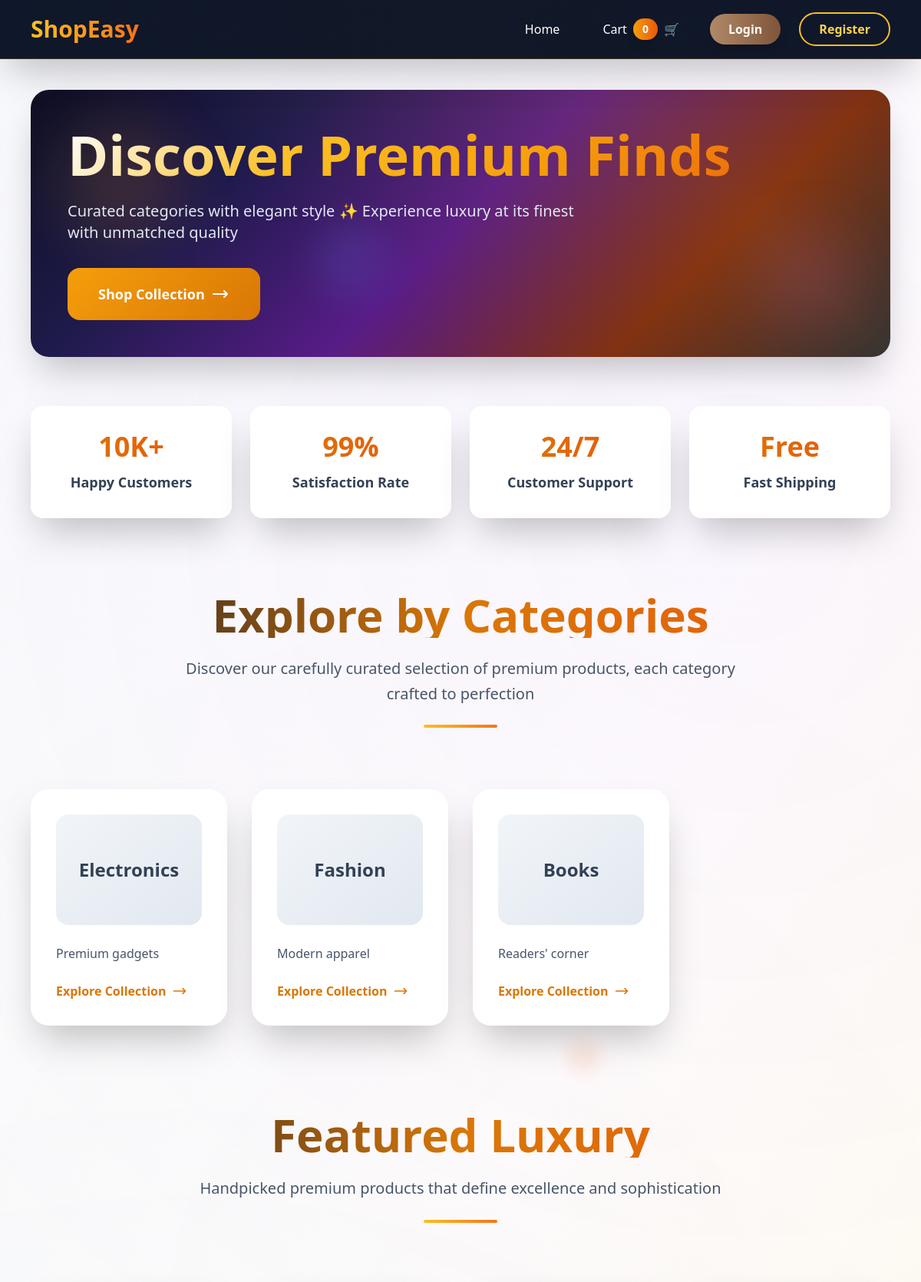
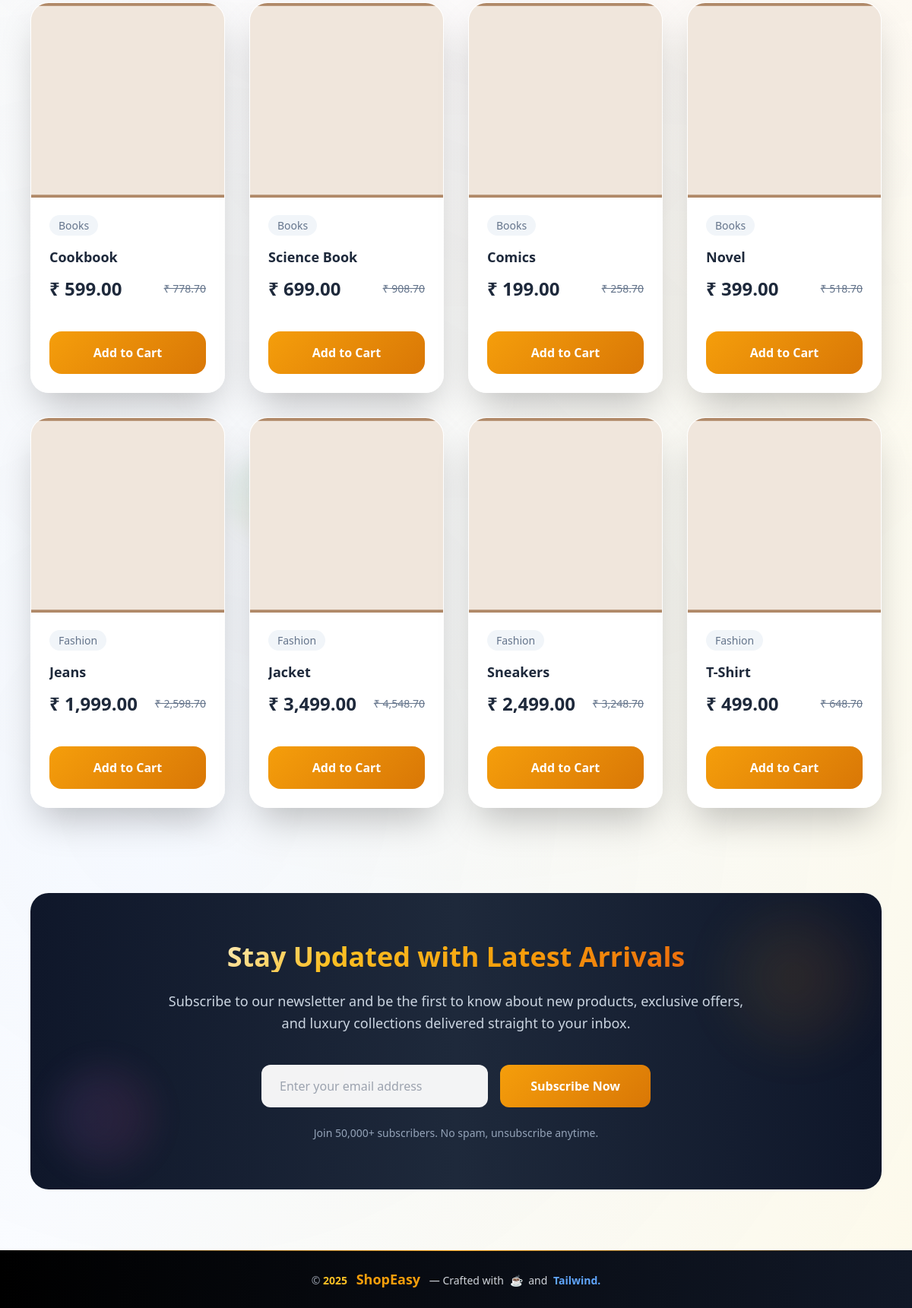
The page / on the database its author committed (2 pictures, top to bottom).
### tables this page shows
CREATE TABLE IF NOT EXISTS `categories` (
  `id` INT AUTO_INCREMENT PRIMARY KEY,
  `name` VARCHAR(100) NOT NULL,
  `description` TEXT NULL,
  UNIQUE KEY `uniq_cat_name` (`name`)
);

CREATE TABLE IF NOT EXISTS `products` (
  `id` INT AUTO_INCREMENT PRIMARY KEY,
  `category_id` INT NOT NULL,
  `name` VARCHAR(150) NOT NULL,
  `price` DECIMAL(10,2) NOT NULL,
  `image` VARCHAR(255) NULL,
  `description` TEXT NULL,
  CONSTRAINT `fk_prod_cat` FOREIGN KEY (`category_id`) REFERENCES `categories`(`id`) ON DELETE CASCADE,
  UNIQUE KEY `uniq_cat_name_in_products` (`category_id`,`name`)
);

### config.php (called while the page is built, shortened)
<?php
function e($s){ return htmlspecialchars($s ?? '', ENT_QUOTES, 'UTF-8'); }
?>

### functions.php (called while the page is built, shortened)
<?php
function format_money($n){ return '₹ '.number_format((float)$n,2); }
?>

### index.php (the view, shortened to what this page needs)
<?php
include 'config.php';
include 'partials_header.php';
$cats = $conn->query("SELECT * FROM categories ORDER BY id LIMIT 4");
$featured = $conn->query("SELECT p.*, c.name AS cat FROM products p JOIN categories c ON c.id = p.category_id ORDER BY p.id DESC LIMIT 8");
?>
<div class="float"></div>
<section class="mt-6 fade">
  <div class="hero-gradient rounded-3xl p-12 text-white shadow-2xl relative overflow-hidden">
    <div class="absolute inset-0 opacity-15">
      <div class="absolute top-10 left-10 w-40 h-40 bg-gradient-to-r from-amber-400 to-orange-500 rounded-full blur-2xl animate-pulse"></div>
      <div class="absolute bottom-10 right-10 w-32 h-32 bg-gradient-to-r from-purple-400 to-pink-500 rounded-full blur-2xl" style="animation:bounce 2s infinite"></div>
      <div class="absolute top-1/2 left-1/3 w-24 h-24 bg-gradient-to-r from-blue-400 to-indigo-500 rounded-full blur-xl" style="animation:pulse 3s infinite"></div>
    </div>
    <div class="relative z-10">
      <h1 class="text-5xl lg:text-7xl font-black text-gradient mb-6 slide-left">Discover Premium Finds</h1>
      <p class="text-slate-200 text-xl mb-8 max-w-2xl slide-right" style="animation-delay:.2s">Curated categories with elegant style ✨ Experience luxury at its finest with unmatched quality</p>
      <a href="#categories" class="inline-flex items-center px-10 py-5 btn-primary rounded-2xl font-bold text-lg hover:scale-105 transition-all duration-300 group scale" style="animation-delay:.4s">
        <span class="mr-2">Shop Collection</span>
        <svg class="w-6 h-6 group-hover:translate-x-2 transition-transform duration-300" fill="none" stroke="currentColor" viewBox="0 0 24 24"><path stroke-linecap="round" stroke-linejoin="round" stroke-width="2" d="M17 8l4 4m0 0l-4 4m4-4H3"/></svg>
      </a>
    </div>
  </div>
</section>
<section class="mt-16 fade" style="animation-delay:.6s">
  <div class="grid grid-cols-2 lg:grid-cols-4 gap-6">
    <?php $stats=['10K+'=>'Happy Customers','99%'=>'Satisfaction Rate','24/7'=>'Customer Support','Free'=>'Fast Shipping'];$i=0;foreach($stats as $k=>$v):?>
    <div class="stats-card text-center p-8 card rounded-2xl" style="animation:scale .8s cubic-bezier(.25,.8,.25,1) <?=.8+$i*.1?>s both">
      <div class="text-4xl font-black bg-gradient-to-r from-amber-600 to-orange-600 bg-clip-text text-transparent mb-3"><?=$k?></div>
      <div class="text-slate-700 font-semibold text-lg"><?=$v?></div>
    </div>
    <?php $i++;endforeach?>
  </div>
</section>
<section id="categories" class="mt-24">
  <div class="text-center mb-20 fade" style="animation-delay:1s">
    <h2 class="text-6xl font-black bg-gradient-to-r from-slate-900 via-amber-600 to-orange-600 bg-clip-text text-transparent mb-6">Explore by Categories</h2>
    <p class="text-slate-600 text-xl max-w-3xl mx-auto leading-relaxed">Discover our carefully curated selection of premium products, each category crafted to perfection</p>
    <div class="mt-6 w-24 h-1 bg-gradient-to-r from-amber-400 to-orange-500 mx-auto rounded-full"></div>
  </div>
  <div class="grid grid-cols-1 md:grid-cols-2 lg:grid-cols-4 gap-8">
    <?php $d=200;while($c=$cats->fetch_assoc()):?>
      <a href="category.php?id=<?=$c['id']?>" class="category-card group card rounded-3xl p-8 hover:shadow-2xl hover:-translate-y-6 transition-all duration-500" style="animation:fade 1s cubic-bezier(.25,.8,.25,1) <?=$d?>ms both">
        <div class="h-36 bg-gradient-to-br from-slate-100 to-slate-200 rounded-2xl mb-6 flex items-center justify-center group-hover:bg-gradient-to-br group-hover:from-amber-400 group-hover:to-orange-500 transition-all duration-500 relative overflow-hidden">
          <span class="text-slate-700 group-hover:text-white font-bold text-2xl z-10 transition-colors duration-500"><?=e($c['name'])?></span>
        </div>
        <p class="text-slate-600 mb-6 leading-relaxed"><?=e($c['description'])?></p>
        <div class="flex items-center text-amber-600 font-bold group-hover:text-orange-600 transition-colors duration-300">
          <span>Explore Collection</span>
          <svg class="w-5 h-5 ml-2 group-hover:translate-x-2 transition-transform duration-300" fill="none" stroke="currentColor" viewBox="0 0 24 24"><path stroke-linecap="round" stroke-linejoin="round" stroke-width="2" d="M17 8l4 4m0 0l-4 4m4-4H3"/></svg>
        </div>
      </a>
    <?php $d+=100;endwhile?>
  </div>
</section>
<section class="mt-28">
  <div class="text-center mb-20 fade" style="animation-delay:1.2s">
    <h2 class="text-6xl font-black bg-gradient-to-r from-slate-900 via-amber-600 to-orange-600 bg-clip-text text-transparent mb-6">Featured Luxury</h2>
    <p class="text-slate-600 text-xl max-w-3xl mx-auto leading-relaxed">Handpicked premium products that define excellence and sophistication</p>
    <div class="mt-6 w-24 h-1 bg-gradient-to-r from-amber-400 to-orange-500 mx-auto rounded-full"></div>
  </div>
  <div class="grid grid-cols-1 sm:grid-cols-2 lg:grid-cols-4 gap-8">
    <?php $d=300;while($p=$featured->fetch_assoc()):?>
      <div class="product-card card rounded-3xl overflow-hidden hover:shadow-2xl hover:scale-105 transition-all duration-500 group" style="animation:fade 1s cubic-bezier(.25,.8,.25,1) <?=$d?>ms both">
        <a href="product.php?id=<?=$p['id']?>" class="block">
          <div class="relative overflow-hidden h-64">
          </div>
          <div class="p-6">
            <span class="text-slate-500 text-sm bg-slate-100 px-3 py-1 rounded-full font-medium"><?=e($p['cat'])?></span>
            <h3 class="font-bold text-slate-800 text-lg mt-4 mb-3 group-hover:text-amber-700 transition-colors duration-300 line-clamp-2"><?=e($p['name'])?></h3>
            <div class="flex items-center justify-between mb-4">
              <div class="text-2xl font-black text-slate-800"><?=format_money($p['price'])?></div>
              <div class="text-slate-500 line-through text-sm"><?=format_money($p['price']*1.3)?></div>
            </div>
          </div>
        </a>
        <form method="post" action="cart.php" class="p-6 pt-0">
          <button class="w-full btn-primary text-white py-4 rounded-2xl font-bold hover:scale-105 transition-all duration-300">Add to Cart</button>
        </form>
      </div>
    <?php $d+=80;endwhile?>
  </div>
</section>
<section class="mt-28 bg-gradient-to-r from-slate-900 via-slate-800 to-slate-900 rounded-3xl p-16 text-white relative overflow-hidden fade" style="animation-delay:1.8s">
  <div class="absolute inset-0 opacity-10">
    <div class="absolute top-8 right-8 w-40 h-40 bg-gradient-to-r from-amber-400 to-orange-500 rounded-full blur-2xl animate-pulse"></div>
    <div class="absolute bottom-8 left-8 w-32 h-32 bg-gradient-to-r from-purple-400 to-pink-500 rounded-full blur-xl" style="animation:pulse 4s infinite"></div>
  </div>
  <div class="relative z-10 text-center max-w-3xl mx-auto">
    <h3 class="text-4xl font-black mb-6 text-gradient">Stay Updated with Latest Arrivals</h3>
    <p class="text-slate-300 text-lg mb-10 leading-relaxed">Subscribe to our newsletter and be the first to know about new products, exclusive offers, and luxury collections delivered straight to your inbox.</p>
    <form class="flex flex-col sm:flex-row gap-4 max-w-lg mx-auto">
      <input type="email" placeholder="Enter your email address" class="flex-1 px-6 py-4 rounded-xl text-slate-800 bg-white/95 focus:ring-4 focus:ring-amber-500/50 outline-none transition-all duration-300 backdrop-blur-sm font-medium">
      <button type="submit" class="px-10 py-4 btn-primary rounded-xl font-bold hover:scale-105 transition-all duration-300 whitespace-nowrap">Subscribe Now</button>
    </form>
    <p class="text-slate-400 text-sm mt-6">Join 50,000+ subscribers. No spam, unsubscribe anytime.</p>
  </div>
</section>
<?php include 'partials_footer.php'; ?>

### index.php (style rules this page uses)
:root { --primary:#f59e0b;--primary-dark:#d97706;--glass:rgba(255,255,255,.95);--shadow:0 25px 50px -12px rgba(0,0,0,.25);--glow:0 0 30px rgba(245,158,11,.3) }
* { scroll-behavior:smooth }
body { background:linear-gradient(135deg,#f8fafc,#f1f5f9,#e2e8f0);overflow-x:hidden }
body::before { content:'';position:fixed;inset:0;background:radial-gradient(circle at 20% 80%,rgba(59,130,246,.05) 0%,transparent 50%),radial-gradient(circle at 80% 20%,rgba(168,85,247,.05) 0%,transparent 50%),radial-gradient(circle at 50% 50%,rgba(245,158,11,.02) 0%,transparent 70%);z-index:-1;animation:breathe 25s infinite }
.float { position:fixed;border-radius:50%;filter:blur(12px);z-index:-1 }
.float:nth-child(4) { top:40%;right:35%;width:40px;height:40px;background:linear-gradient(135deg,rgba(245,158,11,.15),rgba(239,68,68,.15));animation:floatReverse 10s infinite }
.fade { animation:fade 1s cubic-bezier(.25,.8,.25,1) }
.slide-left { animation:slideLeft 1s cubic-bezier(.25,.8,.25,1) }
.slide-right { animation:slideRight 1s cubic-bezier(.25,.8,.25,1) }
.scale { animation:scale .8s cubic-bezier(.25,.8,.25,1) }
.card { background:var(--glass);backdrop-filter:blur(20px);border:1px solid rgba(255,255,255,.2);box-shadow:var(--shadow) }
.hero-gradient { background:linear-gradient(135deg,#0f0f23 0%,#1e1b4b 25%,#581c87 50%,#7c2d12 75%,#1f2937 100%);position:relative }
.hero-gradient::before { content:'';position:absolute;inset:0;background:linear-gradient(45deg,transparent 30%,rgba(245,158,11,.1) 50%,transparent 70%);animation:shimmer 4s linear infinite;background-size:200% 200% }
.text-gradient { background:linear-gradient(135deg,#ffffff 0%,#fbbf24 30%,#f59e0b 60%,#ea580c 100%);-webkit-background-clip:text;-webkit-text-fill-color:transparent;background-clip:text }
.stats-card { transform:perspective(1000px) rotateX(5deg);transition:all .4s cubic-bezier(.25,.8,.25,1) }
.category-card { position:relative;overflow:hidden }
.category-card::before { content:'';position:absolute;inset:0;background:linear-gradient(135deg,transparent 0%,rgba(245,158,11,.05) 50%,transparent 100%);transform:translateX(-100%);transition:transform .6s ease }
.product-card { position:relative;overflow:hidden }
.btn-primary { background:linear-gradient(135deg,var(--primary) 0%,var(--primary-dark) 100%);transition:all .3s cubic-bezier(.25,.8,.25,1);position:relative;overflow:hidden }
.btn-primary::before { content:'';position:absolute;inset:0;background:linear-gradient(135deg,transparent 0%,rgba(255,255,255,.2) 50%,transparent 100%);transform:translateX(-100%);transition:transform .6s ease }

### rows shown on the page
categories: name "Electronics", description "Premium gadgets"
categories: name "Fashion", description "Modern apparel"
categories: name "Books", description "Readers' corner"
products: category.name "Books", name "Cookbook", price "₹ 599.00", format_money($p['price']*1.3) "₹ 778.70"
products: category.name "Books", name "Science Book", price "₹ 699.00", format_money($p['price']*1.3) "₹ 908.70"
products: category.name "Books", name "Comics", price "₹ 199.00", format_money($p['price']*1.3) "₹ 258.70"
products: category.name "Books", name "Novel", price "₹ 399.00", format_money($p['price']*1.3) "₹ 518.70"
products: category.name "Fashion", name "Jeans", price "₹ 1,999.00", format_money($p['price']*1.3) "₹ 2,598.70"
products: category.name "Fashion", name "Jacket", price "₹ 3,499.00", format_money($p['price']*1.3) "₹ 4,548.70"
products: category.name "Fashion", name "Sneakers", price "₹ 2,499.00", format_money($p['price']*1.3) "₹ 3,248.70"
products: category.name "Fashion", name "T-Shirt", price "₹ 499.00", format_money($p['price']*1.3) "₹ 648.70"

### other values the page prints
cart_count() "0"
$v "Happy Customers"
$v "Satisfaction Rate"
$v "Customer Support"
$v "Fast Shipping"
